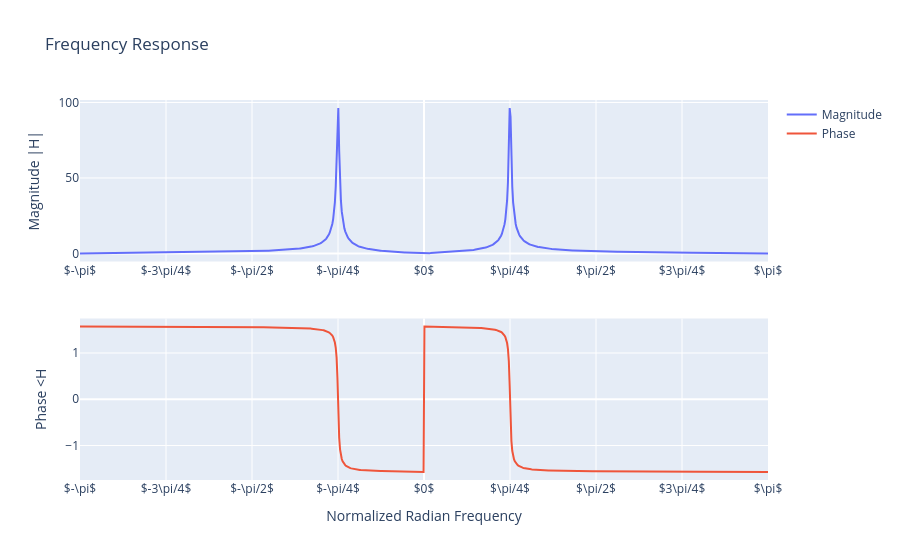

The code cell stored with this chart in its notebook:
### Markdown cell above
2.3 Plot the frequency response of the filter. Confirm this is a band-pass filter. What's the central frequency of the passband?

### Code cell
w = np.linspace(-np.pi, np.pi, 800)
wn = np.pi / 4
z = np.exp(1j*w)

num = 1 - z**(-2)
den = 1 - 2*r*np.cos(wn)*z**(-1) + r**2 * z**(-2)
H = num / den
plot_frequency_response(w, H)

### Figure 1 — Plotly figure (JSON) as saved in the notebook; plotly's stock layout.template omitted (floating-point values rounded to 4 significant figures; data arrays with more than 128 entries replaced by an {"elided": "..."} marker saying what was removed)
{"data": [{"name": "Magnitude", "type": "scatter", "x": {"elided": "800 float values"}, "xaxis": "x", "y": {"elided": "800 float values"}, "yaxis": "y"}, {"name": "Phase", "type": "scatter", "x": {"elided": "800 float values"}, "xaxis": "x2", "y": {"elided": "800 float values"}, "yaxis": "y2"}], "layout": {"title": {"text": "Frequency Response"}, "xaxis": {"anchor": "y", "domain": [0, 1], "tickmode": "array", "ticktext": ["$-\\pi$", "$-3\\pi/4$", "$-\\pi/2$", "$-\\pi/4$", "$0$", "$\\pi/4$", "$\\pi/2$", "$3\\pi/4$", "$\\pi$"], "tickvals": [-3.142, -2.356, -1.571, -0.7854, 0, 0.7854, 1.571, 2.356, 3.142]}, "xaxis2": {"anchor": "y2", "domain": [0, 1], "tickmode": "array", "ticktext": ["$-\\pi$", "$-3\\pi/4$", "$-\\pi/2$", "$-\\pi/4$", "$0$", "$\\pi/4$", "$\\pi/2$", "$3\\pi/4$", "$\\pi$"], "tickvals": [-3.142, -2.356, -1.571, -0.7854, 0, 0.7854, 1.571, 2.356, 3.142], "title": {"text": "Normalized Radian Frequency"}}, "yaxis": {"anchor": "x", "domain": [0.575, 1], "title": {"text": "Magnitude |H|"}}, "yaxis2": {"anchor": "x2", "domain": [0, 0.425], "title": {"text": "Phase <H"}}}}
